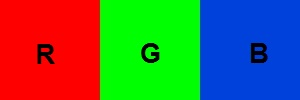
#> input picture lab-002/RGBLabels.jpg, 300 x 100 px
$ python task-01.py
#> lines starting #> are read from the running program, lines starting #| are printed output that depends on the picture
import cv2
import sys

def readImage(fileName):
#> called with fileName = 'RGBLabels.jpg'
	result = cv2.imread(fileName)
#> result is the input picture: shape (100, 300, 3); mean B, G, R 72.1, 104.5, 83.4
	if (result is None):
		sys.exit("Файл изображения не найден")

	return result

def showImage(title, image):
#> called with title = 'R'
	cv2.namedWindow(title, cv2.WINDOW_NORMAL)
	cv2.imshow(title, image)
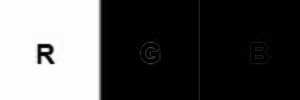
#> window 'R': shape (100, 300); min 0, max 255, mean 83.4
	cv2.waitKey(0)
	cv2.destroyAllWindows()

image = readImage("RGBLabels.jpg")
showImage("R", image[:, :, 2])
showImage("G", image[:, :, 1])
#> call 2 of showImage, with title = 'G'
#> in showImage (call 2), `cv2.imshow(title, image)`:
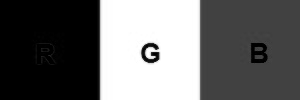
#> window 'G': shape (100, 300); min 0, max 255, mean 104.5
showImage("B", image[:, :, 0])
#> call 3 of showImage, with title = 'B'
#> in showImage (call 3), `cv2.imshow(title, image)`:
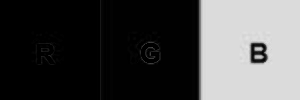
#> window 'B': shape (100, 300); min 0, max 228, mean 72.1
